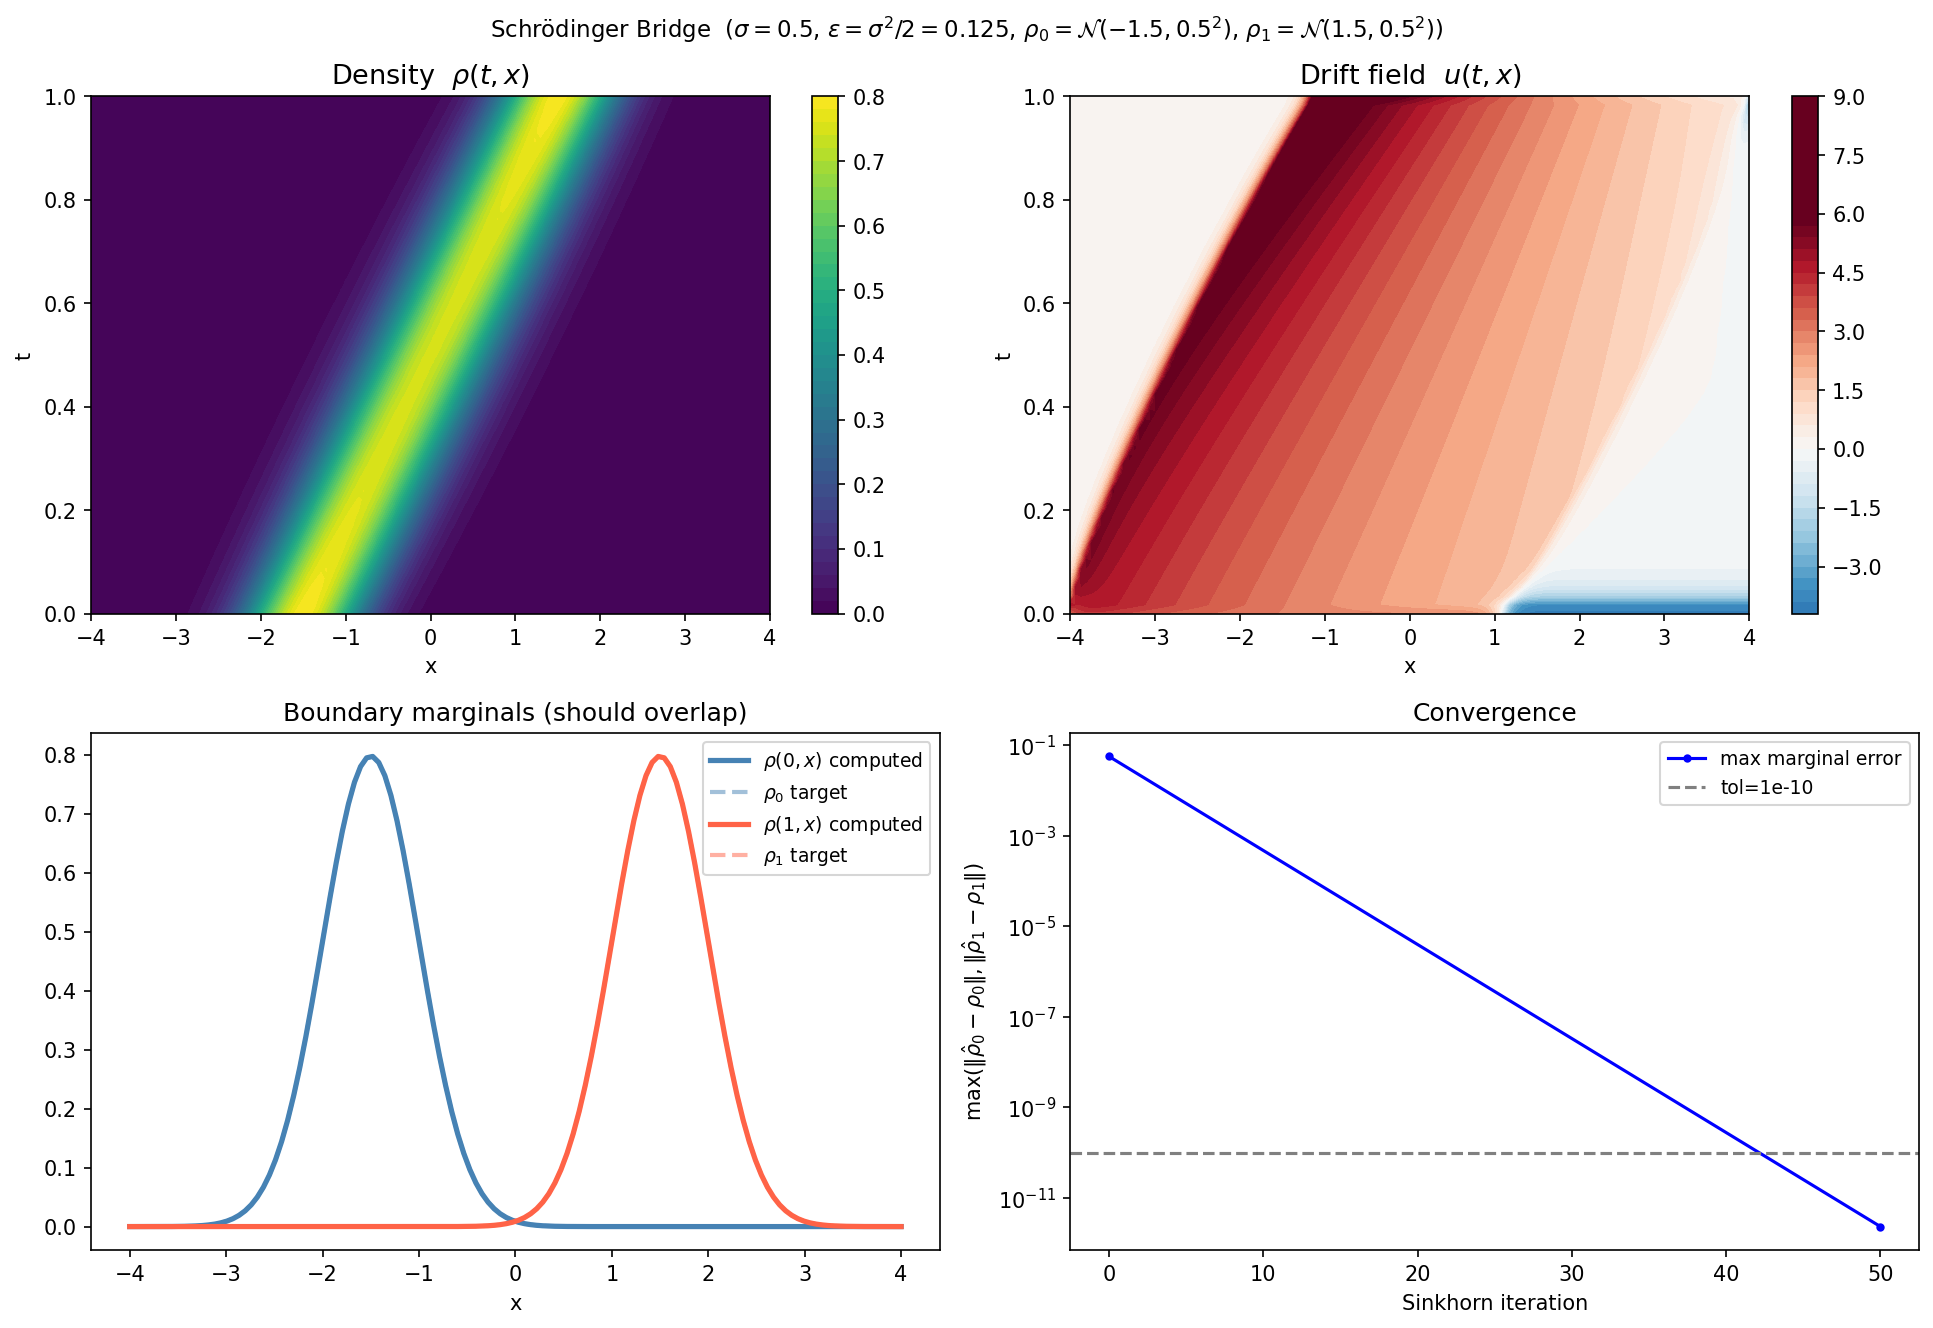

Recreate this plot in Python.
#!/usr/bin/env python3
"""
Schrödinger Bridge Problem — 1D, Gaussian marginals.

Dynamic formulation (Benamou-Brenier for SBP):
    min_{ρ≥0, u}   ∫₀¹ ∫ ½|u|² ρ dx dt
    s.t.  ∂ₜρ + ∂ₓ(ρu) = (σ²/2) ∂ₓₓρ,   ρ(0)=ρ₀,  ρ(1)=ρ₁

is EQUIVALENT to the static entropic OT problem (proved by Chen, Georgiou, Pavon 2016):
    min_{P≥0}   Σᵢⱼ Pᵢⱼ Cᵢⱼ + ε Σᵢⱼ Pᵢⱼ log Pᵢⱼ
    s.t.  P1 = ρ₀ dx,   Pᵀ1 = ρ₁ dx
where  C = (xᵢ−xⱼ)²/2  and  ε = σ²/2.

Solved by:
  STEP 1 — Sinkhorn iterations (log-domain, exponential convergence)
  STEP 2 — Bridge density reconstruction:
             ρ(t,x) = Σᵢⱼ P*ᵢⱼ · N(x; (1−s)xᵢ+s·xⱼ, σ²s(1−s)T)
             where s = t/T  (Brownian bridge interpolation)
  STEP 3 — Drift reconstruction from continuity equation
"""

import numpy as np
import matplotlib.pyplot as plt
from scipy.stats import norm
from scipy.special import logsumexp

# ── 1. PARAMETERS ────────────────────────────────────────────────────────────
sigma = 0.5          # diffusion of reference  dX = u dt + σ dW
eps   = sigma**2 / 2 # entropic regularisation  ε = σ²/2
T     = 1.0

Nx   = 128           # spatial grid
x    = np.linspace(-4.0, 4.0, Nx)
dx   = x[1] - x[0]

mu0, s0 = -1.5, 0.5  # ρ₀ = N(μ₀, s₀²)
mu1, s1 =  1.5, 0.5  # ρ₁ = N(μ₁, s₁²)

p0 = norm.pdf(x, mu0, s0);  p0 /= p0.sum() * dx
p1 = norm.pdf(x, mu1, s1);  p1 /= p1.sum() * dx

# Discrete measures (probability mass):  a_i = p0(x_i)·dx,  Σ a_i = 1
a = p0 * dx
b = p1 * dx

print(f"sigma={sigma}, eps={eps:.4f}, Nx={Nx}, dx={dx:.4f}")
print(f"Mass check: Σa={a.sum():.6f}, Σb={b.sum():.6f}")

# ── 2. SINKHORN (log-domain) ─────────────────────────────────────────────────
# Kernel: Kᵢⱼ = exp(−(xᵢ−xⱼ)² / (2εT))  (BM heat kernel at time T)
log_K = -(x[:, None] - x[None, :])**2 / (2 * eps * T)   # (Nx, Nx)

n_sink  = 3000
tol     = 1e-10

log_a = np.log(a)
log_b = np.log(b)
log_v = np.zeros(Nx)          # initialise log v = 0

err_hist = []

for k in range(n_sink):
    # u-step:  log u ← log a − log(K @ v)
    log_Kv  = logsumexp(log_K + log_v[None, :], axis=1)
    log_u   = log_a - log_Kv

    # v-step:  log v ← log b − log(Kᵀ @ u)
    log_KTu = logsumexp(log_K + log_u[:, None], axis=0)
    log_v   = log_b - log_KTu

    # Marginal error (check every 50 iters)
    if k % 50 == 0:
        log_row = log_u + logsumexp(log_K + log_v[None, :], axis=1)
        log_col = log_v + logsumexp(log_K + log_u[:, None], axis=0)
        err = max(np.abs(np.exp(log_row) - a).max(),
                  np.abs(np.exp(log_col) - b).max())
        err_hist.append((k, err))
        if err < tol:
            print(f"Sinkhorn converged at iter {k+1}, err={err:.2e}")
            break

iters_hist = [e[0] for e in err_hist]
err_vals   = [e[1] for e in err_hist]
print(f"Final marginal error: {err_vals[-1]:.2e}")

# Optimal coupling  P*ᵢⱼ = uᵢ Kᵢⱼ vⱼ   (probability mass, Σᵢⱼ P*ᵢⱼ = 1)
log_P = log_u[:, None] + log_K + log_v[None, :]
P     = np.exp(log_P)          # (Nx, Nx)

print(f"Coupling check: Σ P = {P.sum():.6f}")
print(f"  row-marginal err: {np.abs(P.sum(1) - a).max():.2e}")
print(f"  col-marginal err: {np.abs(P.sum(0) - b).max():.2e}")

# ── 3. BRIDGE DENSITY RECONSTRUCTION ────────────────────────────────────────
# ρ(t, xₖ) = Σᵢⱼ P*ᵢⱼ · N(xₖ; (1−s)xᵢ + s·xⱼ, σ²s(1−s)T)
#
# Vectorised: G[k, (i,j)] = N(xₖ; Mᵢⱼ, v_bridge)   shape (Nx, Nx²)
#             ρ[t] = G @ P.ravel()
#
# This exactly integrates the Brownian bridge kernel over the coupling P.

Nt  = 60
t   = np.linspace(0, T, Nt)
rho = np.zeros((Nt, Nx))

P_flat = P.ravel()                              # (Nx²,)
x_flat = x                                      # (Nx,)

for ti, tv in enumerate(t):
    s = tv / T

    if s < 1e-8:          # t = 0
        rho[ti] = p0
        continue
    if s > 1 - 1e-8:      # t = T
        rho[ti] = p1
        continue

    v_br  = sigma**2 * s * (1 - s) * T          # bridge variance
    std   = np.sqrt(v_br)
    M_flat = ((1-s)*x[:, None] + s*x[None, :]).ravel()   # (Nx²,)

    # G[k, n] = N(x[k]; M_flat[n], std)   shape (Nx, Nx²)
    diff  = x_flat[:, None] - M_flat[None, :]   # (Nx, Nx²)
    G     = np.exp(-diff**2 / (2*v_br)) / (std * np.sqrt(2*np.pi))

    rho[ti] = G @ P_flat                         # (Nx,)
    # Renormalise (the integral over the finite grid is ≈1 but not exact)
    mass = rho[ti].sum() * dx
    rho[ti] /= mass

# ── 4. DRIFT RECONSTRUCTION from continuity equation ────────────────────────
# ∂ₜρ + ∂ₓ(ρu) = (σ²/2) ∂ₓₓρ   →   ∂ₓm = (σ²/2)∂ₓₓρ − ∂ₜρ
# Integrate: m(t,x) = ∫_{x_min}^x [(σ²/2)∂yyρ − ∂ₜρ] dy   (zero-flux BC)

dt_num   = t[1] - t[0]
drho_dt  = np.gradient(rho, dt_num, axis=0)
drho_dxx = np.gradient(np.gradient(rho, dx, axis=1), dx, axis=1)

rhs  = (sigma**2 / 2) * drho_dxx - drho_dt   # ∂ₓ(ρu)
m    = np.cumsum(rhs, axis=1) * dx            # ρ·u  (momentum density)
u_dr = m / np.maximum(rho, 1e-6)             # drift velocity u = m/ρ

# ── 5. PLOTS ─────────────────────────────────────────────────────────────────
T_grid, X_grid = np.meshgrid(t, x, indexing='ij')

# ─── Figure 1: overview ──────────────────────────────────────────────────────
fig, axes = plt.subplots(2, 2, figsize=(13, 9))

ax = axes[0, 0]
im = ax.contourf(X_grid, T_grid, rho, levels=50, cmap='viridis')
plt.colorbar(im, ax=ax)
ax.set_title(r'Density  $\rho(t,x)$', fontsize=13)
ax.set_xlabel('x');  ax.set_ylabel('t')

ax = axes[0, 1]
vc = np.percentile(np.abs(u_dr), 97)
im2 = ax.contourf(X_grid, T_grid, u_dr, levels=50, cmap='RdBu_r',
                  vmin=-vc, vmax=vc)
plt.colorbar(im2, ax=ax)
ax.set_title(r'Drift field  $u(t,x)$', fontsize=13)
ax.set_xlabel('x');  ax.set_ylabel('t')

ax = axes[1, 0]
ax.plot(x, rho[0],   lw=2.5, c='steelblue', label=r'$\rho(0,x)$ computed')
ax.plot(x, p0, '--', lw=2,   c='steelblue', alpha=0.5, label=r'$\rho_0$ target')
ax.plot(x, rho[-1],  lw=2.5, c='tomato',    label=r'$\rho(1,x)$ computed')
ax.plot(x, p1, '--', lw=2,   c='tomato',    alpha=0.5, label=r'$\rho_1$ target')
ax.legend(fontsize=9);  ax.set_xlabel('x')
ax.set_title('Boundary marginals (should overlap)', fontsize=12)

ax = axes[1, 1]
ax.semilogy(iters_hist, err_vals, 'b-o', ms=3, lw=1.5, label='max marginal error')
ax.axhline(tol, ls='--', c='gray', label=f'tol={tol:.0e}')
ax.legend(fontsize=9);  ax.set_xlabel('Sinkhorn iteration')
ax.set_title('Convergence', fontsize=12)
ax.set_ylabel(r'$\max(\|\hat\rho_0 - \rho_0\|, \|\hat\rho_1 - \rho_1\|)$')

plt.suptitle(
    rf'Schrödinger Bridge  ($\sigma={sigma}$, $\varepsilon=\sigma^2/2={eps:.3f}$,'
    rf' $\rho_0=\mathcal{{N}}({mu0},{s0}^2)$, $\rho_1=\mathcal{{N}}({mu1},{s1}^2)$)',
    fontsize=11)
plt.tight_layout()
plt.savefig('sbp.png', dpi=150, bbox_inches='tight')
print("Saved sbp.png")

# ─── Figure 2: density evolution ─────────────────────────────────────────────
n_show = 9
t_idx  = np.round(np.linspace(0, Nt-1, n_show)).astype(int)
colors = plt.cm.plasma(np.linspace(0.05, 0.92, n_show))

fig2, axes2 = plt.subplots(1, 2, figsize=(13, 5))

ax = axes2[0]
for k, i in enumerate(t_idx):
    ax.plot(x, rho[i], color=colors[k], lw=2, label=rf'$t={t[i]:.2f}$')
ax.set_xlabel('x', fontsize=12);  ax.set_ylabel(r'$\rho(t,x)$', fontsize=12)
ax.set_title(r'Density slices  $\rho(t,x)$', fontsize=13)
ax.legend(fontsize=8, ncol=2)

ax = axes2[1]
im3 = ax.pcolormesh(x, t, rho, cmap='viridis', shading='auto')
plt.colorbar(im3, ax=ax, label=r'$\rho$')
ax.set_xlabel('x', fontsize=12);  ax.set_ylabel('t', fontsize=12)
ax.set_title(r'Density heatmap  $\rho(t,x)$', fontsize=13)

plt.suptitle(
    rf'Density evolution — Schrödinger Bridge  ($\sigma={sigma}$)',
    fontsize=12)
plt.tight_layout()
plt.savefig('sbp_evolution.png', dpi=150, bbox_inches='tight')
print("Saved sbp_evolution.png")

plt.show()

# ── 6. SUMMARY ───────────────────────────────────────────────────────────────
ke = float(np.sum(m**2 / np.maximum(rho, 1e-8)) * dx * (t[1]-t[0]))
print(f"\nKinetic energy  KE = ∫∫ m²/(2ρ) dx dt ≈ {ke:.4f}")
print(f"OT cost (σ→0 limit): (μ₁−μ₀)²/2 = {(mu1-mu0)**2/2:.4f}")
print(f"(KE < OT cost: diffusion reduces transport cost)")
